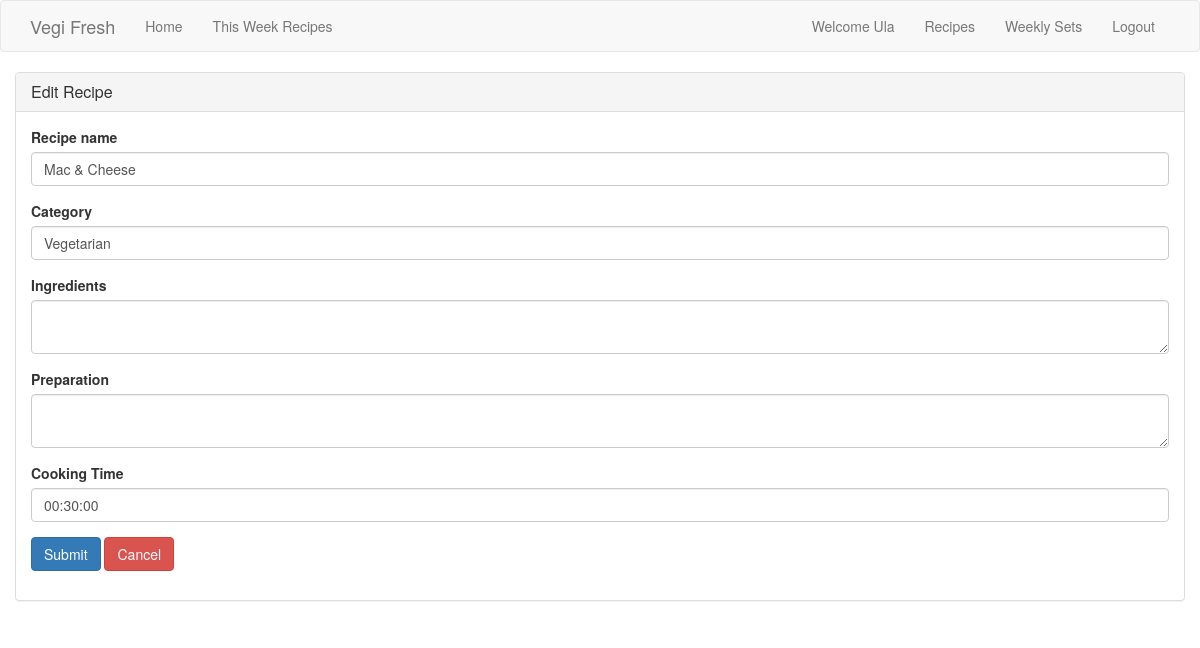
/Recipes/edit/1 (signed in), run on the app's committed database.
### tables this page shows
CREATE TABLE `recipes` (
  `id` int(11) NOT NULL,
  `name` varchar(255) NOT NULL,
  `category` varchar(255) NOT NULL,
  `ingredients` text NOT NULL,
  `preparation` text NOT NULL,
  `cookTime` time NOT NULL,
  `img` varchar(20) NOT NULL
);

### controllers/Recipes.php (called while the page is built, shortened)
<?php
class Recipes extends Controller{
    protected function edit(){
      $viewmodel = new RecipesModel();
      $this->returnView($viewmodel->edit(), true);
    }
}

### classes/Model.php (called while the page is built, shortened)
<?php
abstract class Model{
    protected $dbh;
    protected $stmt;
    public function __construct(){
        $this->dbh = new PDO("mysql:host=".DB_HOST.";dbname=".DB_NAME, DB_USER, DB_PASS);
    }
    public function query($query){
        $this->stmt = $this->dbh->prepare($query);
    }
    public function execute(){
        $this->stmt->execute();
    }
    public function resultSet(){
        $this->execute();
        return $this->stmt->fetchAll(PDO::FETCH_ASSOC);
    }
}

### models/Recipes.php (called while the page is built, shortened)
<?php
class RecipesModel extends Model{
		public function edit(){
		$this->query('SELECT * FROM Recipes where id = '. $_GET["id"] .'');
		$rows = $this->resultSet();
		return $rows;
		}
}

### views/Recipes/edit.php (the view)
<div class="panel panel-default">
  <div class="panel-heading">
    <h3 class="panel-title">Edit Recipe</h3>
  </div>
  <div class="panel-body">
    <form method="post" action="<?php $_SERVER['PHP_SELF']; ?>">
    <?php foreach((array)$viewmodel as $item) : ?>
    	<div class="form-group">
    		<label>Recipe name</label>
    		<input type="text" name="name" value="<?=$item['name']?>" class="form-control" />
        </div>
        <div class="form-group">
    		<label>Category</label>
    		<input type="text" name="category" value="<?=$item['category']?>" class="form-control" />
    	</div>
    	<div class="form-group">
    		<label>Ingredients</label>
    		<textarea name="ingredients" value="<?=$item['ingredients']?>" class="form-control"></textarea>
        </div>
        <div class="form-group">
    		<label>Preparation</label>
    		<textarea name="preparation" value="<?=$item['preparation']?>" class="form-control"></textarea>
    	</div>
    	<div class="form-group">
    		<label>Cooking Time</label>
    		<input type="text" name="cookTime" value="<?=$item['cookTime']?>" class="form-control" />
    	</div>
		<?php endforeach; ?>
    	<a class="btn btn-primary" name="submit" type="submit" value="Submit" href="<?php echo ROOT_PATH; ?>Recipes">Submit </a>
      <a class="btn btn-danger" href="<?php echo ROOT_PATH; ?>Recipes">Cancel</a>
    </form>
  </div>
</div>

### data on the page
recipes: name "Mac & Cheese", category "Vegetarian", cookTime "00:30:00"

### other printed values
$_SESSION['user_data']['name'] "Ula"
